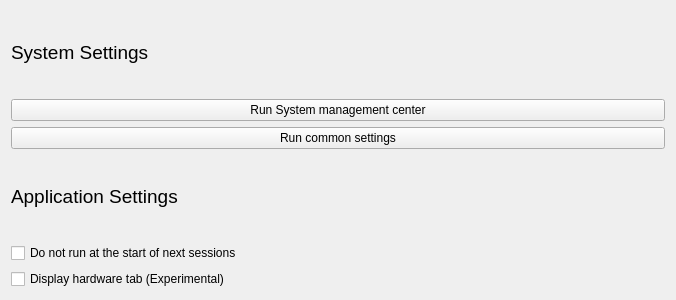
<?xml version="1.0" encoding="UTF-8"?>
<ui version="4.0">
 <class>alt::SettingsWidget</class>
 <widget class="QWidget" name="alt::SettingsWidget">
  <property name="geometry">
   <rect>
    <x>0</x>
    <y>0</y>
    <width>676</width>
    <height>300</height>
   </rect>
  </property>
  <property name="windowTitle">
   <string>Form</string>
  </property>
  <layout class="QGridLayout" name="gridLayout">
   <item row="0" column="0">
    <widget class="QLabel" name="redirectionalSettingsTitleLabel">
     <property name="font">
      <font>
       <pointsize>14</pointsize>
      </font>
     </property>
     <property name="text">
      <string>System Settings</string>
     </property>
    </widget>
   </item>
   <item row="3" column="0">
    <layout class="QVBoxLayout" name="applicationSettingsVerticalLayout">
     <item>
      <widget class="QCheckBox" name="startupCheckBox">
       <property name="text">
        <string>Do not run at the start of next sessions</string>
       </property>
      </widget>
     </item>
     <item>
      <widget class="QCheckBox" name="hardwareCheckBox">
       <property name="text">
        <string>Display hardware tab (Experimental)</string>
       </property>
      </widget>
     </item>
    </layout>
   </item>
   <item row="2" column="0">
    <widget class="QLabel" name="applicationSettingsTitleLabel">
     <property name="font">
      <font>
       <pointsize>14</pointsize>
      </font>
     </property>
     <property name="text">
      <string>Application Settings</string>
     </property>
    </widget>
   </item>
   <item row="1" column="0">
    <layout class="QVBoxLayout" name="redirectionalSettingsVerticalLayout">
     <item>
      <widget class="QPushButton" name="runAccPushButton">
       <property name="text">
        <string>Run System management center</string>
       </property>
       <property name="icon">
        <iconset theme="alterator"/>
       </property>
      </widget>
     </item>
     <item>
      <widget class="QPushButton" name="runCommonSettingsPushButton">
       <property name="text">
        <string>Run common settings</string>
       </property>
       <property name="icon">
        <iconset theme="preferences"/>
       </property>
      </widget>
     </item>
    </layout>
   </item>
  </layout>
 </widget>
 <resources/>
 <connections/>
</ui>
